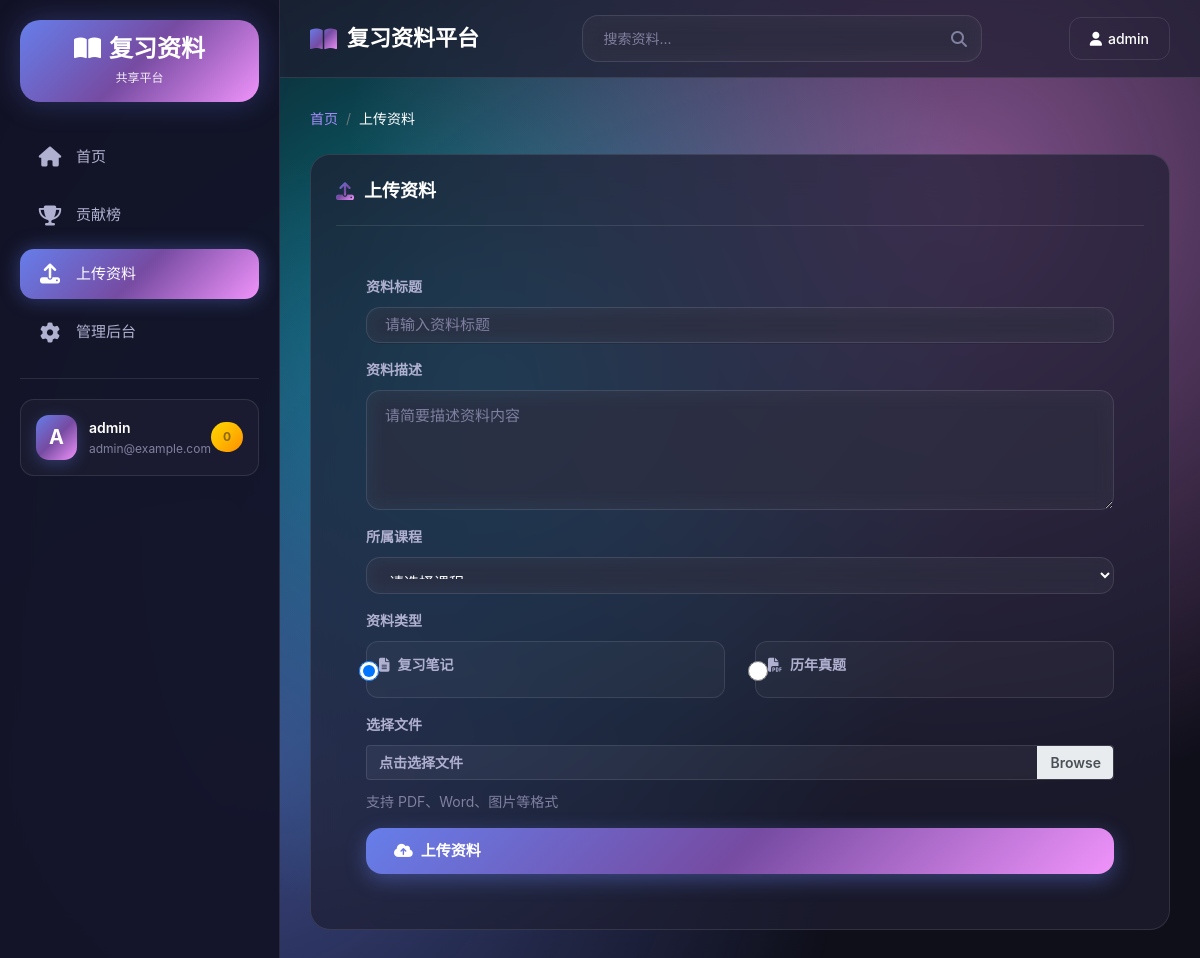
/upload (signed in), run on the app's committed database.
### app/models.py (models this page shows, shortened)
class User(UserMixin, db.Model):
    id = db.Column(db.Integer, primary_key=True)
    username = db.Column(db.String(80), unique=True, nullable=False)
    email = db.Column(db.String(120), unique=True, nullable=False)
    password_hash = db.Column(db.String(128), nullable=False)
    is_admin = db.Column(db.Boolean, default=False)
    points = db.Column(db.Integer, default=0)
    created_at = db.Column(db.DateTime, default=datetime.utcnow)
    materials = db.relationship('Material', backref='uploader', lazy='dynamic')
    downloads = db.relationship('DownloadRecord', backref='user', lazy='dynamic')

### app/main.py (the view, shortened to what this page needs)
@bp.route('/upload', methods=['GET', 'POST'])
@login_required
def upload():
    courses = Course.query.all()
    return render_template('main/upload.html', courses=courses)

### app/models.py (called while the page is built)
@login_manager.user_loader
def load_user(user_id):
    return User.query.get(int(user_id))

### app/templates/main/upload.html (shortened to what this page needs)
{% extends 'base.html' %}
{% block content %}
<nav aria-label="breadcrumb" class="mb-4">
    <ol class="breadcrumb">
        <li class="breadcrumb-item"><a href="{{ url_for('main.index') }}">首页</a></li>
        <li class="breadcrumb-item active">上传资料</li>
    </ol>
</nav>
<div class="glass-card animate-fade-in-up">
    <div class="glass-card-header">
        <h2 class="glass-card-title">
            <i class="fas fa-upload"></i>上传资料
        </h2>
    </div>
    <div class="card-body" style="padding: 30px;">
        <form method="POST" enctype="multipart/form-data">
            <div class="form-group">
                <label for="title">资料标题</label>
                <input type="text" class="form-control" id="title" name="title" required placeholder="请输入资料标题">
            </div>
            <div class="form-group">
                <label for="description">资料描述</label>
                <textarea class="form-control" id="description" name="description" rows="4" placeholder="请简要描述资料内容"></textarea>
            </div>
            <div class="form-group">
                <label for="course_id">所属课程</label>
                <select class="form-control" id="course_id" name="course_id" required>
                    <option value="">请选择课程</option>
                </select>
            </div>
            <div class="form-group">
                <label>资料类型</label>
                <div class="row">
                    <div class="col-md-6">
                        <div class="form-check">
                            <input type="radio" class="form-check-input" id="notes" name="material_type" value="notes" checked>
                            <label class="form-check-label" for="notes"><i class="fas fa-file-alt mr-2"></i>复习笔记</label>
                        </div>
                    </div>
                    <div class="col-md-6">
                        <div class="form-check">
                            <input type="radio" class="form-check-input" id="exam" name="material_type" value="exam">
                            <label class="form-check-label" for="exam"><i class="fas fa-file-pdf mr-2"></i>历年真题</label>
                        </div>
                    </div>
                </div>
            </div>
            <div class="form-group">
                <label for="file">选择文件</label>
                <div class="custom-file">
                    <label class="custom-file-label" for="file" style="background: rgba(255,255,255,0.05); border: 1px solid var(--border-glass); color: var(--text-secondary);">
                        点击选择文件
                    </label>
                </div>
                <small class="text-muted mt-2 d-block">支持 PDF、Word、图片等格式</small>
            </div>
            <button type="submit" class="btn btn-primary w-100">
                <i class="fas fa-cloud-upload-alt"></i> 上传资料
            </button>
        </form>
    </div>
</div>
{% endblock %}

### app/templates/base.html (shortened to what this page needs)
<!DOCTYPE html>
<html lang="zh-CN">
<head>
    <link rel="stylesheet" href="https://cdn.jsdelivr.net/npm/bootstrap@4.6.2/dist/css/bootstrap.min.css">
    <link rel="stylesheet" href="https://cdnjs.cloudflare.com/ajax/libs/font-awesome/6.4.0/css/all.min.css">
</head>
<body>
    <div class="app-container">
        <aside class="sidebar" id="sidebar">
            <div class="sidebar-logo">
                <h1><i class="fas fa-book-open mr-2"></i>复习资料</h1>
                <p>共享平台</p>
            </div>
            <ul class="sidebar-nav">
                <li>
                    <a href="{{ url_for('main.index') }}" class="{% if request.endpoint == 'main.index' %}active{% endif %}">
                        <i class="fas fa-home"></i>首页
                    </a>
                </li>
                <li>
                    <a href="{{ url_for('main.leaderboard') }}" class="{% if request.endpoint == 'main.leaderboard' %}active{% endif %}">
                        <i class="fas fa-trophy"></i>贡献榜
                    </a>
                </li>
                {% if current_user.is_authenticated %}
                <li>
                    <a href="{{ url_for('main.upload') }}" class="{% if request.endpoint == 'main.upload' %}active{% endif %}">
                        <i class="fas fa-upload"></i>上传资料
                    </a>
                </li>
                {% endif %}
                {% if current_user.is_authenticated and current_user.is_admin %}
                <li>
                    <a href="{{ url_for('admin.admin_dashboard') }}" class="{% if request.endpoint.startswith('admin') %}active{% endif %}">
                        <i class="fas fa-cog"></i>管理后台
                    </a>
                </li>
                {% endif %}
            </ul>
            <div class="sidebar-divider"></div>
            {% if current_user.is_authenticated %}
            <div class="sidebar-user">
                <div class="sidebar-user-avatar">{{ current_user.username[0].upper() }}</div>
                <div class="sidebar-user-info">
                    <div class="name">{{ current_user.username }}</div>
                    <div class="email">{{ current_user.email }}</div>
                </div>
                <div class="sidebar-user-points">{{ current_user.points }}</div>
            </div>
            {% endif %}
        </aside>
        <div class="main-content">
            <nav class="navbar">
                <a class="navbar-brand" href="{{ url_for('main.index') }}">
                    <i class="fas fa-book-open"></i>复习资料平台
                </a>
                <div class="search-container">
                    <form action="{{ url_for('main.search') }}" method="get">
                        <input type="search" name="keyword" placeholder="搜索资料..." autocomplete="off">
                        <i class="fas fa-search"></i>
                    </form>
                </div>
                <div class="navbar-actions">
                    {% if current_user.is_authenticated %}
                    <div class="dropdown">
                        <button class="navbar-btn navbar-btn-outline" data-toggle="dropdown">
                            <i class="fas fa-user"></i> {{ current_user.username }}
                        </button>
                    </div>
                    {% endif %}
                </div>
            </nav>
            <main>
                {% block content %}{% endblock %}
            </main>
        </div>
    </div>
</body>
</html>

### data on the page
User: username "A", username "admin", email "admin@example.com", points "0"
